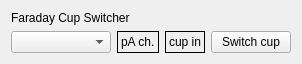
<?xml version="1.0" encoding="UTF-8"?>
<ui version="4.0">
 <class>cupswitcher</class>
 <widget class="QWidget" name="cupswitcher">
  <property name="geometry">
   <rect>
    <x>0</x>
    <y>0</y>
    <width>395</width>
    <height>108</height>
   </rect>
  </property>
  <property name="sizePolicy">
   <sizepolicy hsizetype="Expanding" vsizetype="Expanding">
    <horstretch>0</horstretch>
    <verstretch>0</verstretch>
   </sizepolicy>
  </property>
  <property name="windowTitle">
   <string>Form</string>
  </property>
  <layout class="QGridLayout" name="gridLayout_2">
   <property name="sizeConstraint">
    <enum>QLayout::SetFixedSize</enum>
   </property>
   <item row="0" column="0">
    <layout class="QGridLayout" name="gridLayout">
     <property name="sizeConstraint">
      <enum>QLayout::SetFixedSize</enum>
     </property>
     <item row="1" column="1">
      <widget class="QLabel" name="checkPico">
       <property name="frameShape">
        <enum>QFrame::Panel</enum>
       </property>
       <property name="frameShadow">
        <enum>QFrame::Plain</enum>
       </property>
       <property name="text">
        <string>pA ch.</string>
       </property>
      </widget>
     </item>
     <item row="0" column="0" colspan="5">
      <widget class="QLabel" name="switcherLabel">
       <property name="sizePolicy">
        <sizepolicy hsizetype="Expanding" vsizetype="Expanding">
         <horstretch>0</horstretch>
         <verstretch>0</verstretch>
        </sizepolicy>
       </property>
       <property name="text">
        <string>Faraday Cup Switcher</string>
       </property>
      </widget>
     </item>
     <item row="1" column="2">
      <widget class="QLabel" name="checkRelay">
       <property name="frameShape">
        <enum>QFrame::Panel</enum>
       </property>
       <property name="frameShadow">
        <enum>QFrame::Plain</enum>
       </property>
       <property name="lineWidth">
        <number>1</number>
       </property>
       <property name="midLineWidth">
        <number>0</number>
       </property>
       <property name="text">
        <string>cup in</string>
       </property>
      </widget>
     </item>
     <item row="1" column="3" colspan="2">
      <widget class="QPushButton" name="pushCup">
       <property name="text">
        <string>Switch cup</string>
       </property>
      </widget>
     </item>
     <item row="1" column="0">
      <widget class="QComboBox" name="chooseCup">
       <property name="minimumSize">
        <size>
         <width>100</width>
         <height>0</height>
        </size>
       </property>
       <property name="frame">
        <bool>true</bool>
       </property>
      </widget>
     </item>
    </layout>
   </item>
  </layout>
 </widget>
 <resources/>
 <connections/>
</ui>
